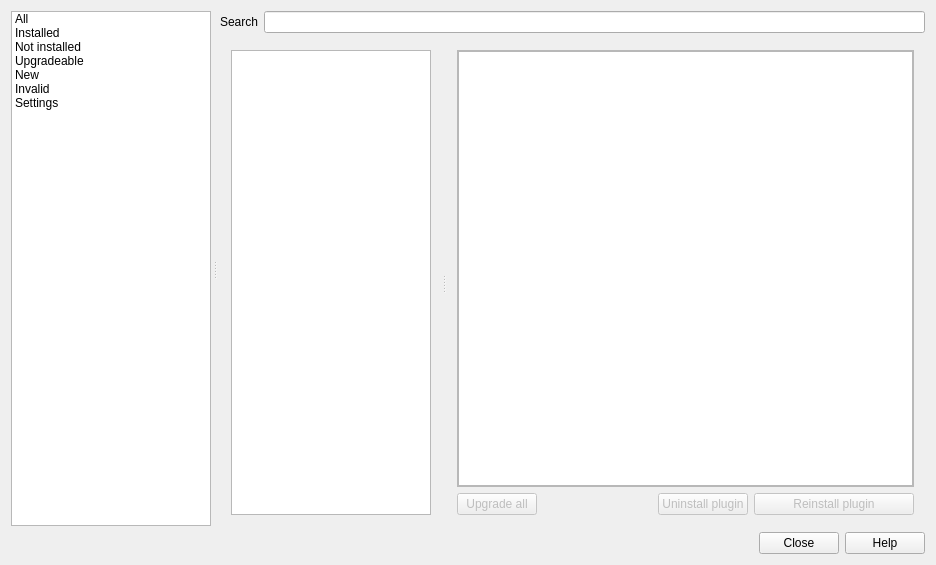
<?xml version="1.0" encoding="UTF-8"?>
<ui version="4.0">
 <class>QgsPluginManagerBase</class>
 <widget class="QDialog" name="QgsPluginManagerBase">
  <property name="geometry">
   <rect>
    <x>0</x>
    <y>0</y>
    <width>936</width>
    <height>565</height>
   </rect>
  </property>
  <property name="minimumSize">
   <size>
    <width>790</width>
    <height>0</height>
   </size>
  </property>
  <property name="windowTitle">
   <string>Plugin Manager</string>
  </property>
  <property name="modal">
   <bool>true</bool>
  </property>
  <layout class="QVBoxLayout" name="verticalLayout">
   <item>
    <widget class="QSplitter" name="mOptionsSplitter">
     <property name="orientation">
      <enum>Qt::Horizontal</enum>
     </property>
     <property name="opaqueResize">
      <bool>true</bool>
     </property>
     <property name="handleWidth">
      <number>7</number>
     </property>
     <property name="childrenCollapsible">
      <bool>false</bool>
     </property>
     <widget class="QFrame" name="mPluginsTabFrame">
      <property name="sizePolicy">
       <sizepolicy hsizetype="Preferred" vsizetype="Preferred">
        <horstretch>0</horstretch>
        <verstretch>0</verstretch>
       </sizepolicy>
      </property>
      <property name="maximumSize">
       <size>
        <width>200</width>
        <height>16777215</height>
       </size>
      </property>
      <property name="frameShape">
       <enum>QFrame::NoFrame</enum>
      </property>
      <property name="frameShadow">
       <enum>QFrame::Raised</enum>
      </property>
      <layout class="QVBoxLayout" name="verticalLayout_5">
       <property name="spacing">
        <number>0</number>
       </property>
       <property name="margin">
        <number>0</number>
       </property>
       <item>
        <widget class="QListWidget" name="mOptionsListWidget">
         <property name="sizePolicy">
          <sizepolicy hsizetype="Preferred" vsizetype="Expanding">
           <horstretch>0</horstretch>
           <verstretch>0</verstretch>
          </sizepolicy>
         </property>
         <property name="minimumSize">
          <size>
           <width>140</width>
           <height>0</height>
          </size>
         </property>
         <property name="maximumSize">
          <size>
           <width>200</width>
           <height>16777215</height>
          </size>
         </property>
         <property name="horizontalScrollBarPolicy">
          <enum>Qt::ScrollBarAlwaysOff</enum>
         </property>
         <property name="editTriggers">
          <set>QAbstractItemView::NoEditTriggers</set>
         </property>
         <property name="iconSize">
          <size>
           <width>32</width>
           <height>32</height>
          </size>
         </property>
         <property name="textElideMode">
          <enum>Qt::ElideNone</enum>
         </property>
         <property name="resizeMode">
          <enum>QListView::Adjust</enum>
         </property>
         <property name="wordWrap">
          <bool>true</bool>
         </property>
         <item>
          <property name="text">
           <string>All</string>
          </property>
          <property name="icon">
           <iconset resource="../../images/images.qrc">
            <normaloff>:/images/themes/default/propertyicons/plugins.svg</normaloff>:/images/themes/default/propertyicons/plugins.svg</iconset>
          </property>
         </item>
         <item>
          <property name="text">
           <string>Installed</string>
          </property>
          <property name="toolTip">
           <string>Installed plugins</string>
          </property>
          <property name="icon">
           <iconset resource="../../images/images.qrc">
            <normaloff>:/images/themes/default/propertyicons/plugin-installed.svg</normaloff>:/images/themes/default/propertyicons/plugin-installed.svg</iconset>
          </property>
          <property name="flags">
           <set>ItemIsSelectable|ItemIsEnabled</set>
          </property>
         </item>
         <item>
          <property name="text">
           <string>Not installed</string>
          </property>
          <property name="toolTip">
           <string>Not installed plugins available for download</string>
          </property>
          <property name="icon">
           <iconset resource="../../images/images.qrc">
            <normaloff>:/images/themes/default/propertyicons/plugin.svg</normaloff>:/images/themes/default/propertyicons/plugin.svg</iconset>
          </property>
          <property name="flags">
           <set>ItemIsSelectable|ItemIsEnabled</set>
          </property>
         </item>
         <item>
          <property name="text">
           <string>Upgradeable</string>
          </property>
          <property name="toolTip">
           <string>Installed plugins with more recent version available for download</string>
          </property>
          <property name="icon">
           <iconset resource="../../images/images.qrc">
            <normaloff>:/images/themes/default/propertyicons/plugin-upgrade.svg</normaloff>:/images/themes/default/propertyicons/plugin-upgrade.svg</iconset>
          </property>
          <property name="flags">
           <set>ItemIsSelectable|ItemIsEnabled</set>
          </property>
         </item>
         <item>
          <property name="text">
           <string>New</string>
          </property>
          <property name="toolTip">
           <string>Not installed plugins seen for the first time</string>
          </property>
          <property name="icon">
           <iconset resource="../../images/images.qrc">
            <normaloff>:/images/themes/default/propertyicons/plugin-new.svg</normaloff>:/images/themes/default/propertyicons/plugin-new.svg</iconset>
          </property>
          <property name="flags">
           <set>ItemIsSelectable|ItemIsEnabled</set>
          </property>
         </item>
         <item>
          <property name="text">
           <string>Invalid</string>
          </property>
          <property name="toolTip">
           <string>Broken and incompatible installed plugins</string>
          </property>
          <property name="icon">
           <iconset resource="../../images/images.qrc">
            <normaloff>:/images/themes/default/propertyicons/plugin-incompatible.svg</normaloff>:/images/themes/default/propertyicons/plugin-incompatible.svg</iconset>
          </property>
          <property name="flags">
           <set>ItemIsSelectable|ItemIsEnabled</set>
          </property>
         </item>
         <item>
          <property name="text">
           <string>Settings</string>
          </property>
          <property name="toolTip">
           <string>Settings</string>
          </property>
          <property name="icon">
           <iconset resource="../../images/images.qrc">
            <normaloff>:/images/themes/default/propertyicons/settings.svg</normaloff>:/images/themes/default/propertyicons/settings.svg</iconset>
          </property>
          <property name="flags">
           <set>ItemIsSelectable|ItemIsEnabled</set>
          </property>
         </item>
        </widget>
       </item>
      </layout>
     </widget>
     <widget class="QFrame" name="mOptionsFrame">
      <property name="sizePolicy">
       <sizepolicy hsizetype="Expanding" vsizetype="Preferred">
        <horstretch>2</horstretch>
        <verstretch>0</verstretch>
       </sizepolicy>
      </property>
      <property name="frameShape">
       <enum>QFrame::NoFrame</enum>
      </property>
      <property name="frameShadow">
       <enum>QFrame::Plain</enum>
      </property>
      <property name="lineWidth">
       <number>0</number>
      </property>
      <layout class="QVBoxLayout" name="vlayoutRightColumn">
       <property name="spacing">
        <number>6</number>
       </property>
       <property name="margin">
        <number>0</number>
       </property>
       <item>
        <widget class="QStackedWidget" name="mOptionsStackedWidget">
         <property name="sizePolicy">
          <sizepolicy hsizetype="Preferred" vsizetype="Expanding">
           <horstretch>0</horstretch>
           <verstretch>0</verstretch>
          </sizepolicy>
         </property>
         <property name="lineWidth">
          <number>0</number>
         </property>
         <property name="currentIndex">
          <number>0</number>
         </property>
         <widget class="QWidget" name="pagePlugins">
          <layout class="QVBoxLayout" name="verticalLayout_8">
           <property name="leftMargin">
            <number>2</number>
           </property>
           <property name="topMargin">
            <number>0</number>
           </property>
           <property name="rightMargin">
            <number>0</number>
           </property>
           <property name="bottomMargin">
            <number>0</number>
           </property>
           <item>
            <layout class="QHBoxLayout" name="horizontalLayout_4">
             <item>
              <widget class="QLabel" name="lblFilter">
               <property name="sizePolicy">
                <sizepolicy hsizetype="Preferred" vsizetype="Fixed">
                 <horstretch>0</horstretch>
                 <verstretch>0</verstretch>
                </sizepolicy>
               </property>
               <property name="text">
                <string>Search</string>
               </property>
               <property name="buddy">
                <cstring>leFilter</cstring>
               </property>
              </widget>
             </item>
             <item>
              <widget class="QgsFilterLineEdit" name="leFilter">
               <property name="sizePolicy">
                <sizepolicy hsizetype="Expanding" vsizetype="Fixed">
                 <horstretch>0</horstretch>
                 <verstretch>0</verstretch>
                </sizepolicy>
               </property>
              </widget>
             </item>
            </layout>
           </item>
           <item>
            <widget class="QSplitter" name="mPluginsDetailsSplitter">
             <property name="sizePolicy">
              <sizepolicy hsizetype="Expanding" vsizetype="Expanding">
               <horstretch>0</horstretch>
               <verstretch>0</verstretch>
              </sizepolicy>
             </property>
             <property name="orientation">
              <enum>Qt::Horizontal</enum>
             </property>
             <property name="childrenCollapsible">
              <bool>false</bool>
             </property>
             <widget class="QWidget" name="layoutWidget_pluginList">
              <property name="sizePolicy">
               <sizepolicy hsizetype="Preferred" vsizetype="Expanding">
                <horstretch>1</horstretch>
                <verstretch>0</verstretch>
               </sizepolicy>
              </property>
              <layout class="QVBoxLayout" name="verticalLayout_4">
               <item>
                <widget class="QListView" name="vwPlugins">
                 <property name="sizePolicy">
                  <sizepolicy hsizetype="Preferred" vsizetype="Expanding">
                   <horstretch>1</horstretch>
                   <verstretch>0</verstretch>
                  </sizepolicy>
                 </property>
                 <property name="minimumSize">
                  <size>
                   <width>200</width>
                   <height>0</height>
                  </size>
                 </property>
                 <property name="horizontalScrollBarPolicy">
                  <enum>Qt::ScrollBarAlwaysOff</enum>
                 </property>
                 <property name="showDropIndicator" stdset="0">
                  <bool>false</bool>
                 </property>
                 <property name="alternatingRowColors">
                  <bool>true</bool>
                 </property>
                 <property name="selectionMode">
                  <enum>QAbstractItemView::SingleSelection</enum>
                 </property>
                 <property name="selectionBehavior">
                  <enum>QAbstractItemView::SelectItems</enum>
                 </property>
                 <property name="resizeMode">
                  <enum>QListView::Adjust</enum>
                 </property>
                 <property name="wordWrap">
                  <bool>false</bool>
                 </property>
                </widget>
               </item>
              </layout>
             </widget>
             <widget class="QWidget" name="layoutWidget_pluginDetails">
              <property name="sizePolicy">
               <sizepolicy hsizetype="Expanding" vsizetype="Expanding">
                <horstretch>2</horstretch>
                <verstretch>0</verstretch>
               </sizepolicy>
              </property>
              <layout class="QVBoxLayout" name="verticalLayout_7">
               <item>
                <widget class="QFrame" name="frame">
                 <property name="frameShape">
                  <enum>QFrame::StyledPanel</enum>
                 </property>
                 <property name="frameShadow">
                  <enum>QFrame::Sunken</enum>
                 </property>
                 <layout class="QVBoxLayout" name="verticalLayout_12">
                  <property name="margin">
                   <number>0</number>
                  </property>
                  <item>
                   <widget class="QTextBrowser" name="wvDetails"/>
                  </item>
                 </layout>
                </widget>
               </item>
               <item>
                <layout class="QHBoxLayout" name="horizontalLayout_6">
                 <item>
                  <widget class="QPushButton" name="buttonUpgradeAll">
                   <property name="enabled">
                    <bool>false</bool>
                   </property>
                   <property name="toolTip">
                    <string>Upgrade all upgradeable plugins</string>
                   </property>
                   <property name="text">
                    <string>Upgrade all</string>
                   </property>
                  </widget>
                 </item>
                 <item>
                  <spacer name="horizontalSpacer_3">
                   <property name="orientation">
                    <enum>Qt::Horizontal</enum>
                   </property>
                   <property name="sizeHint" stdset="0">
                    <size>
                     <width>40</width>
                     <height>20</height>
                    </size>
                   </property>
                  </spacer>
                 </item>
                 <item>
                  <widget class="QPushButton" name="buttonUninstall">
                   <property name="enabled">
                    <bool>false</bool>
                   </property>
                   <property name="toolTip">
                    <string>Uninstall the selected plugin</string>
                   </property>
                   <property name="text">
                    <string>Uninstall plugin</string>
                   </property>
                  </widget>
                 </item>
                 <item>
                  <widget class="QPushButton" name="buttonInstall">
                   <property name="enabled">
                    <bool>false</bool>
                   </property>
                   <property name="minimumSize">
                    <size>
                     <width>160</width>
                     <height>0</height>
                    </size>
                   </property>
                   <property name="toolTip">
                    <string>Install, reinstall or upgrade the selected plugin</string>
                   </property>
                   <property name="text">
                    <string>Reinstall plugin</string>
                   </property>
                  </widget>
                 </item>
                </layout>
               </item>
              </layout>
             </widget>
            </widget>
           </item>
          </layout>
         </widget>
         <widget class="QWidget" name="pageSettings">
          <layout class="QVBoxLayout" name="verticalLayout_2">
           <property name="leftMargin">
            <number>2</number>
           </property>
           <property name="topMargin">
            <number>0</number>
           </property>
           <property name="rightMargin">
            <number>0</number>
           </property>
           <property name="bottomMargin">
            <number>0</number>
           </property>
           <item>
            <widget class="QLabel" name="labelNoPython">
             <property name="sizePolicy">
              <sizepolicy hsizetype="Preferred" vsizetype="Preferred">
               <horstretch>0</horstretch>
               <verstretch>0</verstretch>
              </sizepolicy>
             </property>
             <property name="text">
              <string>The settings on this tab are only applicable for Python Plugins. No Python support detected, thus no settings available.</string>
             </property>
             <property name="alignment">
              <set>Qt::AlignLeading|Qt::AlignLeft|Qt::AlignTop</set>
             </property>
             <property name="wordWrap">
              <bool>true</bool>
             </property>
             <property name="margin">
              <number>20</number>
             </property>
             <property name="indent">
              <number>0</number>
             </property>
            </widget>
           </item>
           <item>
            <widget class="QFrame" name="frameSettings">
             <property name="sizePolicy">
              <sizepolicy hsizetype="Expanding" vsizetype="Expanding">
               <horstretch>0</horstretch>
               <verstretch>0</verstretch>
              </sizepolicy>
             </property>
             <property name="frameShape">
              <enum>QFrame::NoFrame</enum>
             </property>
             <property name="frameShadow">
              <enum>QFrame::Raised</enum>
             </property>
             <layout class="QVBoxLayout" name="verticalLayout_3">
              <property name="margin">
               <number>0</number>
              </property>
              <item>
               <widget class="QScrollArea" name="scrollArea">
                <property name="widgetResizable">
                 <bool>true</bool>
                </property>
                <widget class="QWidget" name="scrollAreaWidgetContents">
                 <property name="geometry">
                  <rect>
                   <x>0</x>
                   <y>0</y>
                   <width>432</width>
                   <height>693</height>
                  </rect>
                 </property>
                 <layout class="QVBoxLayout" name="verticalLayout_10">
                  <item>
                   <widget class="QGroupBox" name="ckbCheckUpdates">
                    <property name="enabled">
                     <bool>true</bool>
                    </property>
                    <property name="sizePolicy">
                     <sizepolicy hsizetype="Preferred" vsizetype="Preferred">
                      <horstretch>0</horstretch>
                      <verstretch>0</verstretch>
                     </sizepolicy>
                    </property>
                    <property name="title">
                     <string>Check for updates on startup</string>
                    </property>
                    <property name="checkable">
                     <bool>true</bool>
                    </property>
                    <property name="checked">
                     <bool>false</bool>
                    </property>
                    <layout class="QVBoxLayout" name="verticalLayout_6">
                     <property name="leftMargin">
                      <number>6</number>
                     </property>
                     <item>
                      <widget class="QComboBox" name="comboInterval">
                       <property name="sizePolicy">
                        <sizepolicy hsizetype="Preferred" vsizetype="Fixed">
                         <horstretch>0</horstretch>
                         <verstretch>0</verstretch>
                        </sizepolicy>
                       </property>
                       <item>
                        <property name="text">
                         <string>every time QGIS starts</string>
                        </property>
                       </item>
                       <item>
                        <property name="text">
                         <string>once a day</string>
                        </property>
                       </item>
                       <item>
                        <property name="text">
                         <string>every 3 days</string>
                        </property>
                       </item>
                       <item>
                        <property name="text">
                         <string>every week</string>
                        </property>
                       </item>
                       <item>
                        <property name="text">
                         <string>every 2 weeks</string>
                        </property>
                       </item>
                       <item>
                        <property name="text">
                         <string>every month</string>
                        </property>
                       </item>
                      </widget>
                     </item>
                     <item>
                      <widget class="QLabel" name="lblCheckUpdates">
                       <property name="sizePolicy">
                        <sizepolicy hsizetype="Preferred" vsizetype="Minimum">
                         <horstretch>0</horstretch>
                         <verstretch>0</verstretch>
                        </sizepolicy>
                       </property>
                       <property name="minimumSize">
                        <size>
                         <width>0</width>
                         <height>0</height>
                        </size>
                       </property>
                       <property name="text">
                        <string>&lt;!DOCTYPE HTML PUBLIC &quot;-//W3C//DTD HTML 4.0//EN&quot; &quot;http://www.w3.org/TR/REC-html40/strict.dtd&quot;&gt;
&lt;html&gt;&lt;head&gt;&lt;meta name=&quot;qrichtext&quot; content=&quot;1&quot; /&gt;&lt;style type=&quot;text/css&quot;&gt;
p, li { white-space: pre-wrap; }
&lt;/style&gt;&lt;/head&gt;&lt;body style=&quot; font-family:'DejaVu Sans'; font-size:9pt; font-weight:400; font-style:normal;&quot;&gt;
&lt;p style=&quot; margin-top:0px; margin-bottom:0px; margin-left:0px; margin-right:0px; -qt-block-indent:0; text-indent:0px;&quot;&gt;&lt;span style=&quot; font-weight:600;&quot;&gt;Note:&lt;/span&gt; If this function is enabled, QGIS will inform you whenever a new plugin or plugin update is available. Otherwise, fetching repositories will be performed during opening of the Plugin Manager window.&lt;/p&gt;&lt;/body&gt;&lt;/html&gt;</string>
                       </property>
                       <property name="wordWrap">
                        <bool>true</bool>
                       </property>
                      </widget>
                     </item>
                    </layout>
                   </widget>
                  </item>
                  <item>
                   <spacer name="verticalSpacer">
                    <property name="orientation">
                     <enum>Qt::Vertical</enum>
                    </property>
                    <property name="sizeType">
                     <enum>QSizePolicy::Fixed</enum>
                    </property>
                    <property name="sizeHint" stdset="0">
                     <size>
                      <width>20</width>
                      <height>10</height>
                     </size>
                    </property>
                   </spacer>
                  </item>
                  <item>
                   <widget class="QgsCollapsibleGroupBox" name="ckbExperimental">
                    <property name="title">
                     <string>Show also experimental plugins</string>
                    </property>
                    <property name="checkable">
                     <bool>true</bool>
                    </property>
                    <property name="checked">
                     <bool>false</bool>
                    </property>
                    <property name="collapsed" stdset="0">
                     <bool>false</bool>
                    </property>
                    <property name="saveCheckedState" stdset="0">
                     <bool>true</bool>
                    </property>
                    <property name="saveCollapsedState" stdset="0">
                     <bool>true</bool>
                    </property>
                    <layout class="QVBoxLayout" name="verticalLayout_9">
                     <item>
                      <widget class="QLabel" name="lblExperimental">
                       <property name="sizePolicy">
                        <sizepolicy hsizetype="Preferred" vsizetype="Minimum">
                         <horstretch>0</horstretch>
                         <verstretch>0</verstretch>
                        </sizepolicy>
                       </property>
                       <property name="minimumSize">
                        <size>
                         <width>0</width>
                         <height>0</height>
                        </size>
                       </property>
                       <property name="text">
                        <string>&lt;!DOCTYPE HTML PUBLIC &quot;-//W3C//DTD HTML 4.0//EN&quot; &quot;http://www.w3.org/TR/REC-html40/strict.dtd&quot;&gt;
&lt;html&gt;&lt;head&gt;&lt;meta name=&quot;qrichtext&quot; content=&quot;1&quot; /&gt;&lt;style type=&quot;text/css&quot;&gt;
p, li { white-space: pre-wrap; }
&lt;/style&gt;&lt;/head&gt;&lt;body style=&quot; font-family:'DejaVu Sans'; font-size:9pt; font-weight:400; font-style:normal;&quot;&gt;
&lt;p style=&quot; margin-top:0px; margin-bottom:0px; margin-left:0px; margin-right:0px; -qt-block-indent:0; text-indent:0px;&quot;&gt;&lt;span style=&quot; font-weight:600;&quot;&gt;Note:&lt;/span&gt; Experimental plugins are generally unsuitable for production use. These plugins are in early stages of development, and should be considered 'incomplete' or 'proof of concept' tools. QGIS does not recommend installing these plugins unless you intend to use them for testing purposes.&lt;/p&gt;&lt;/body&gt;&lt;/html&gt;</string>
                       </property>
                       <property name="textFormat">
                        <enum>Qt::RichText</enum>
                       </property>
                       <property name="alignment">
                        <set>Qt::AlignLeading|Qt::AlignLeft|Qt::AlignTop</set>
                       </property>
                       <property name="wordWrap">
                        <bool>true</bool>
                       </property>
                      </widget>
                     </item>
                    </layout>
                   </widget>
                  </item>
                  <item>
                   <spacer name="verticalSpacer_2">
                    <property name="orientation">
                     <enum>Qt::Vertical</enum>
                    </property>
                    <property name="sizeType">
                     <enum>QSizePolicy::Fixed</enum>
                    </property>
                    <property name="sizeHint" stdset="0">
                     <size>
                      <width>20</width>
                      <height>10</height>
                     </size>
                    </property>
                   </spacer>
                  </item>
                  <item>
                   <widget class="QgsCollapsibleGroupBox" name="ckbDeprecated">
                    <property name="title">
                     <string>Show also deprecated plugins</string>
                    </property>
                    <property name="checkable">
                     <bool>true</bool>
                    </property>
                    <property name="checked">
                     <bool>false</bool>
                    </property>
                    <property name="collapsed" stdset="0">
                     <bool>false</bool>
                    </property>
                    <property name="saveCheckedState" stdset="0">
                     <bool>true</bool>
                    </property>
                    <property name="saveCollapsedState" stdset="0">
                     <bool>true</bool>
                    </property>
                    <layout class="QVBoxLayout" name="verticalLayout_11">
                     <item>
                      <widget class="QLabel" name="lblDeprecated">
                       <property name="sizePolicy">
                        <sizepolicy hsizetype="Preferred" vsizetype="Minimum">
                         <horstretch>0</horstretch>
                         <verstretch>0</verstretch>
                        </sizepolicy>
                       </property>
                       <property name="minimumSize">
                        <size>
                         <width>0</width>
                         <height>0</height>
                        </size>
                       </property>
                       <property name="text">
                        <string>&lt;!DOCTYPE HTML PUBLIC &quot;-//W3C//DTD HTML 4.0//EN&quot; &quot;http://www.w3.org/TR/REC-html40/strict.dtd&quot;&gt;
&lt;html&gt;&lt;head&gt;&lt;meta name=&quot;qrichtext&quot; content=&quot;1&quot; /&gt;&lt;style type=&quot;text/css&quot;&gt;
p, li { white-space: pre-wrap; }
&lt;/style&gt;&lt;/head&gt;&lt;body style=&quot; font-family:'Droid Sans'; font-size:10pt; font-weight:400; font-style:normal;&quot;&gt;
&lt;p style=&quot; margin-top:0px; margin-bottom:0px; margin-left:0px; margin-right:0px; -qt-block-indent:0; text-indent:0px;&quot;&gt;&lt;span style=&quot; font-family:'DejaVu Sans'; font-size:9pt; font-weight:600;&quot;&gt;Note:&lt;/span&gt;&lt;span style=&quot; font-family:'DejaVu Sans'; font-size:9pt;&quot;&gt; Deprecated plugins are generally unsuitable for production use. These plugins are unmaintained, and should be considered 'obsolete' tools. QGIS does not recommend installing these plugins unless you still need it and there are no other alternatives available.&lt;/span&gt;&lt;/p&gt;&lt;/body&gt;&lt;/html&gt;</string>
                       </property>
                       <property name="textFormat">
                        <enum>Qt::RichText</enum>
                       </property>
                       <property name="alignment">
                        <set>Qt::AlignLeading|Qt::AlignLeft|Qt::AlignTop</set>
                       </property>
                       <property name="wordWrap">
                        <bool>true</bool>
                       </property>
                      </widget>
                     </item>
                    </layout>
                   </widget>
                  </item>
                  <item>
                   <spacer name="verticalSpacer_3">
                    <property name="orientation">
                     <enum>Qt::Vertical</enum>
                    </property>
                    <property name="sizeType">
                     <enum>QSizePolicy::Fixed</enum>
                    </property>
                    <property name="sizeHint" stdset="0">
                     <size>
                      <width>20</width>
                      <height>10</height>
                     </size>
                    </property>
                   </spacer>
                  </item>
                  <item>
                   <widget class="QLabel" name="lblRepositories">
                    <property name="text">
                     <string>Plugin repositories</string>
                    </property>
                    <property name="buddy">
                     <cstring>treeRepositories</cstring>
                    </property>
                   </widget>
                  </item>
                  <item>
                   <widget class="QTreeWidget" name="treeRepositories">
                    <property name="sizePolicy">
                     <sizepolicy hsizetype="Expanding" vsizetype="Expanding">
                      <horstretch>0</horstretch>
                      <verstretch>0</verstretch>
                     </sizepolicy>
                    </property>
                    <property name="minimumSize">
                     <size>
                      <width>0</width>
                      <height>30</height>
                     </size>
                    </property>
                    <property name="rootIsDecorated">
                     <bool>false</bool>
                    </property>
                    <property name="itemsExpandable">
                     <bool>false</bool>
                    </property>
                    <column>
                     <property name="text">
                      <string>Status</string>
                     </property>
                    </column>
                    <column>
                     <property name="text">
                      <string>Name</string>
                     </property>
                    </column>
                    <column>
                     <property name="text">
                      <string>URL</string>
                     </property>
                    </column>
                   </widget>
                  </item>
                  <item>
                   <widget class="QFrame" name="frameRepBut">
                    <property name="sizePolicy">
                     <sizepolicy hsizetype="Preferred" vsizetype="Preferred">
                      <horstretch>0</horstretch>
                      <verstretch>0</verstretch>
                     </sizepolicy>
                    </property>
                    <property name="frameShape">
                     <enum>QFrame::NoFrame</enum>
                    </property>
                    <property name="frameShadow">
                     <enum>QFrame::Raised</enum>
                    </property>
                    <layout class="QHBoxLayout" name="horizontalLayout_3">
                     <property name="margin">
                      <number>0</number>
                     </property>
                     <item>
                      <widget class="QPushButton" name="buttonRefreshRepos">
                       <property name="toolTip">
                        <string>Reload repository contents
(useful when you uploaded a plugin there)</string>
                       </property>
                       <property name="text">
                        <string>Reload repository</string>
                       </property>
                      </widget>
                     </item>
                     <item>
                      <spacer name="spacer_3">
                       <property name="orientation">
                        <enum>Qt::Horizontal</enum>
                       </property>
                       <property name="sizeHint" stdset="0">
                        <size>
                         <width>316</width>
                         <height>10</height>
                        </size>
                       </property>
                      </spacer>
                     </item>
                     <item>
                      <widget class="QPushButton" name="buttonAddRep">
                       <property name="toolTip">
                        <string>Configure an additional plugin repository</string>
                       </property>
                       <property name="whatsThis">
                        <string>Add a new plugin repository</string>
                       </property>
                       <property name="text">
                        <string>Add...</string>
                       </property>
                      </widget>
                     </item>
                     <item>
                      <widget class="QPushButton" name="buttonEditRep">
                       <property name="sizePolicy">
                        <sizepolicy hsizetype="Minimum" vsizetype="Fixed">
                         <horstretch>0</horstretch>
                         <verstretch>0</verstretch>
                        </sizepolicy>
                       </property>
                       <property name="toolTip">
                        <string>Edit the selected repository</string>
                       </property>
                       <property name="whatsThis">
                        <string>Edit the selected repository</string>
                       </property>
                       <property name="text">
                        <string>Edit...</string>
                       </property>
                      </widget>
                     </item>
                     <item>
                      <widget class="QPushButton" name="buttonDeleteRep">
                       <property name="toolTip">
                        <string>Remove the selected repository</string>
                       </property>
                       <property name="whatsThis">
                        <string>Remove the selected repository</string>
                       </property>
                       <property name="text">
                        <string>Delete</string>
                       </property>
                      </widget>
                     </item>
                    </layout>
                   </widget>
                  </item>
                 </layout>
                </widget>
               </widget>
              </item>
             </layout>
            </widget>
           </item>
          </layout>
         </widget>
        </widget>
       </item>
      </layout>
     </widget>
    </widget>
   </item>
   <item>
    <widget class="QDialogButtonBox" name="buttonBox">
     <property name="standardButtons">
      <set>QDialogButtonBox::Close|QDialogButtonBox::Help</set>
     </property>
    </widget>
   </item>
  </layout>
 </widget>
 <layoutdefault spacing="6" margin="11"/>
 <customwidgets>
  <customwidget>
   <class>QgsCollapsibleGroupBox</class>
   <extends>QGroupBox</extends>
   <header>qgscollapsiblegroupbox.h</header>
   <container>1</container>
  </customwidget>
  <customwidget>
   <class>QgsFilterLineEdit</class>
   <extends>QLineEdit</extends>
   <header>qgsfilterlineedit.h</header>
  </customwidget>
 </customwidgets>
 <tabstops>
  <tabstop>mOptionsListWidget</tabstop>
  <tabstop>leFilter</tabstop>
  <tabstop>vwPlugins</tabstop>
  <tabstop>buttonUpgradeAll</tabstop>
  <tabstop>buttonUninstall</tabstop>
  <tabstop>buttonInstall</tabstop>
  <tabstop>buttonBox</tabstop>
 </tabstops>
 <resources>
  <include location="../../images/images.qrc"/>
 </resources>
 <connections>
  <connection>
   <sender>buttonBox</sender>
   <signal>accepted()</signal>
   <receiver>QgsPluginManagerBase</receiver>
   <slot>accept()</slot>
   <hints>
    <hint type="sourcelabel">
     <x>523</x>
     <y>415</y>
    </hint>
    <hint type="destinationlabel">
     <x>561</x>
     <y>271</y>
    </hint>
   </hints>
  </connection>
  <connection>
   <sender>buttonBox</sender>
   <signal>rejected()</signal>
   <receiver>QgsPluginManagerBase</receiver>
   <slot>reject()</slot>
   <hints>
    <hint type="sourcelabel">
     <x>459</x>
     <y>415</y>
    </hint>
    <hint type="destinationlabel">
     <x>479</x>
     <y>341</y>
    </hint>
   </hints>
  </connection>
 </connections>
</ui>
